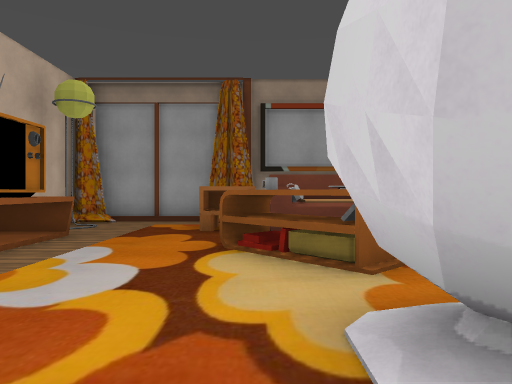
view 1 (above)

22 first-person views from a walk through a 3-D level made in the Godot game engine. The camera is 1.5 m above the floor, looks level and sees 70° across. The floor is counted in squares, 2 m on a side. Each view is taken from the middle of a square. On the plan, view 1 faces up. The plan holds only what a view shows up to about 11 squares ahead; the rest is blank. Some surface patterns are stand-ins.

view 2
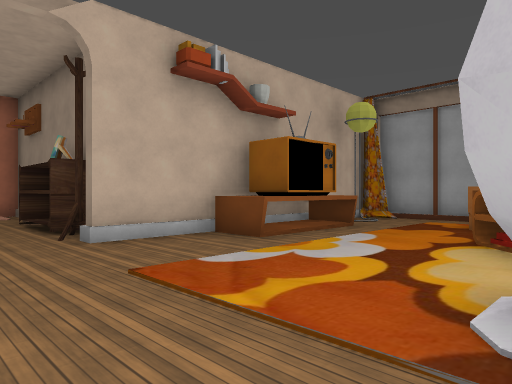

view 3
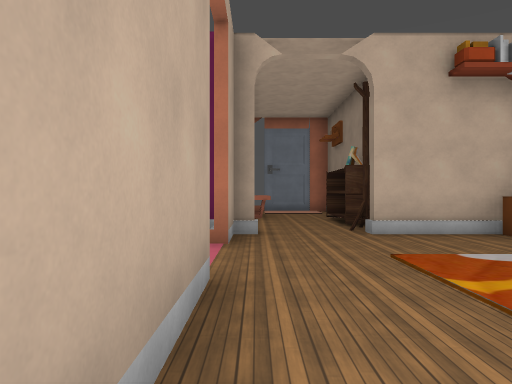

view 4
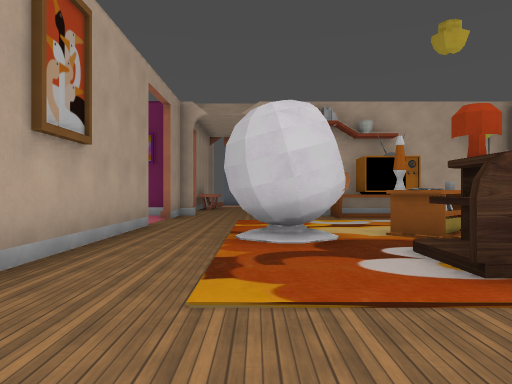

view 5
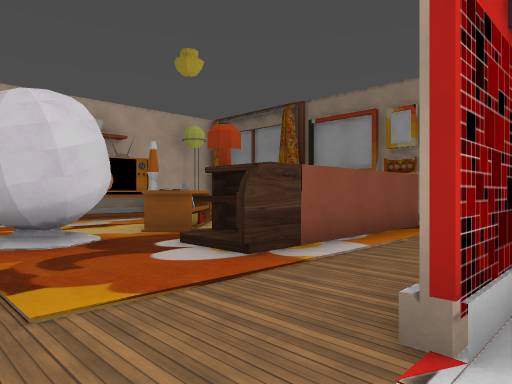

view 6
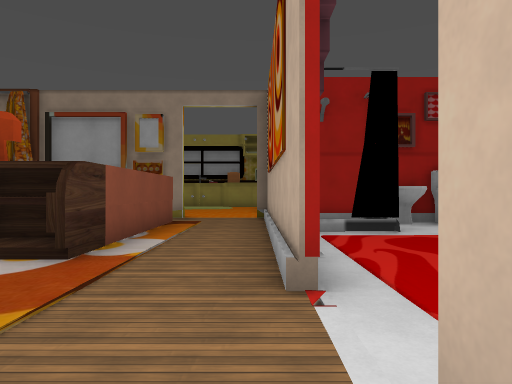

view 7
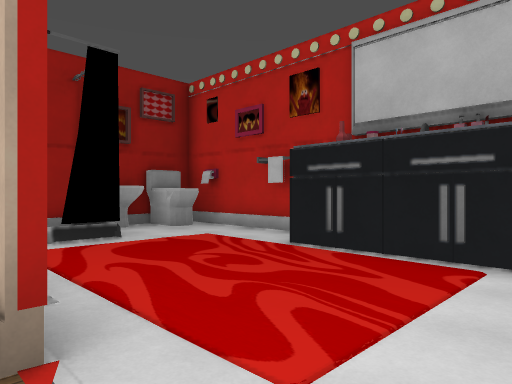

view 8
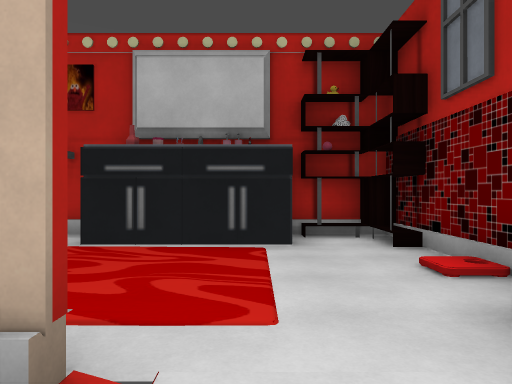

view 9
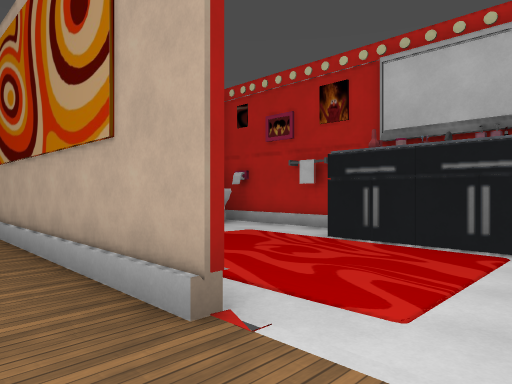

view 10
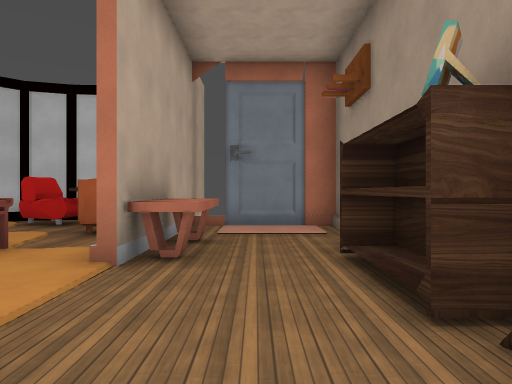

view 11
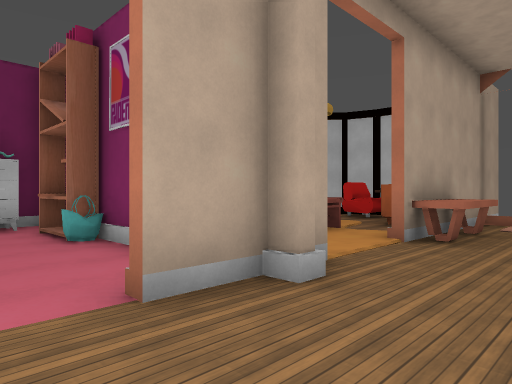

view 12
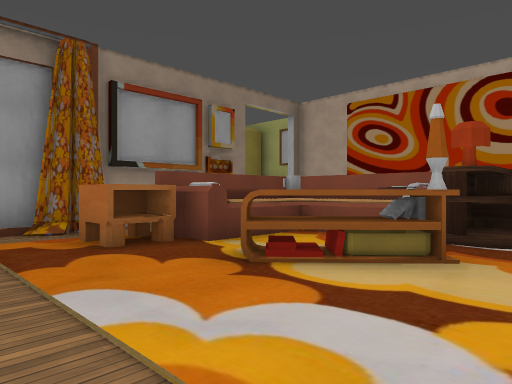

view 13
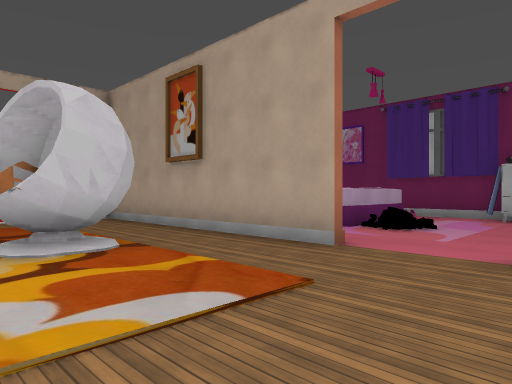

view 14
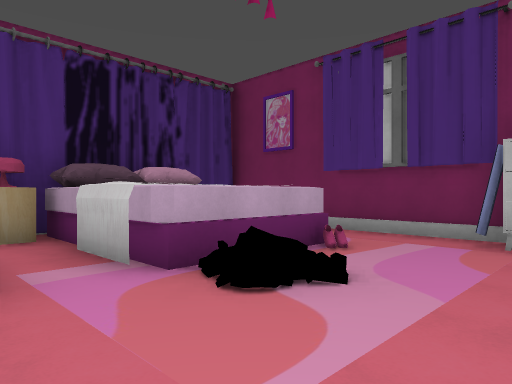

view 15
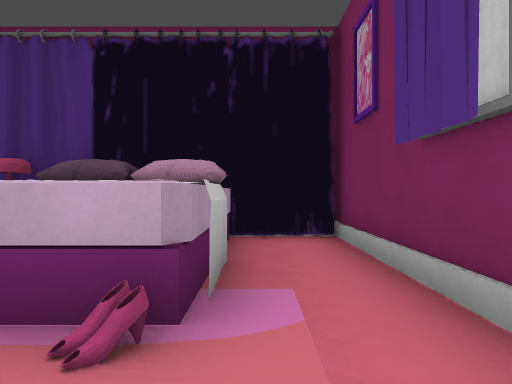

view 16
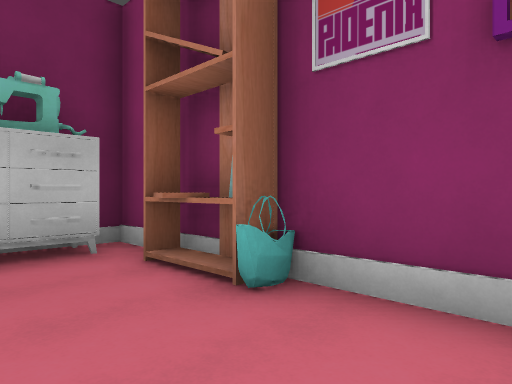

view 17
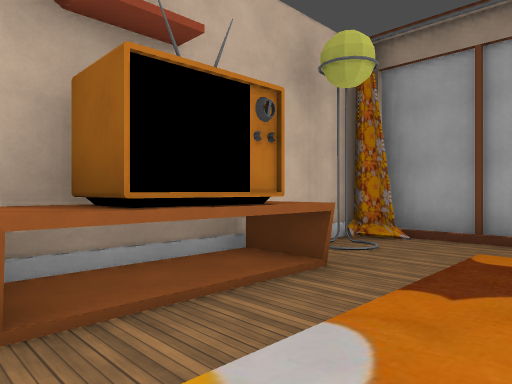

view 18
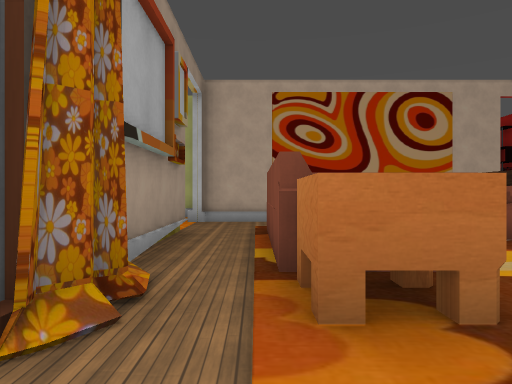

view 19
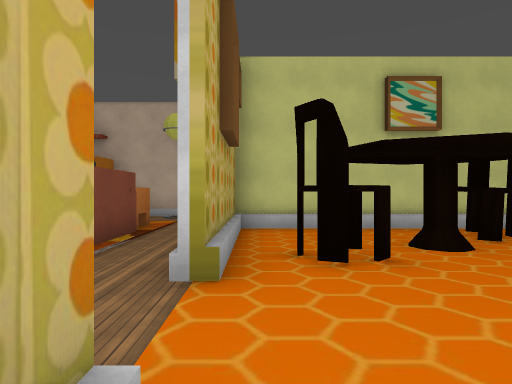

view 20
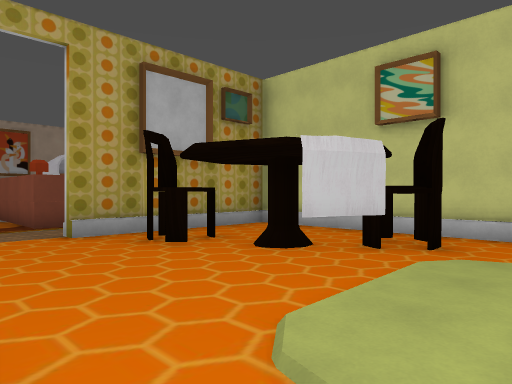

view 21
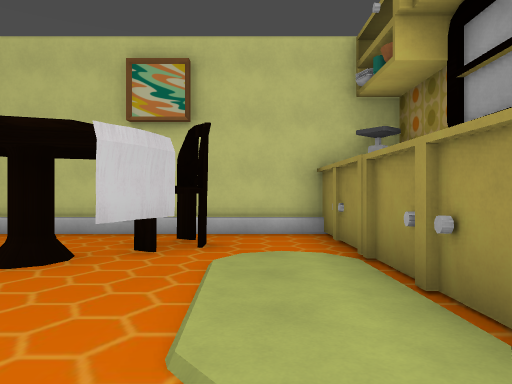

view 22
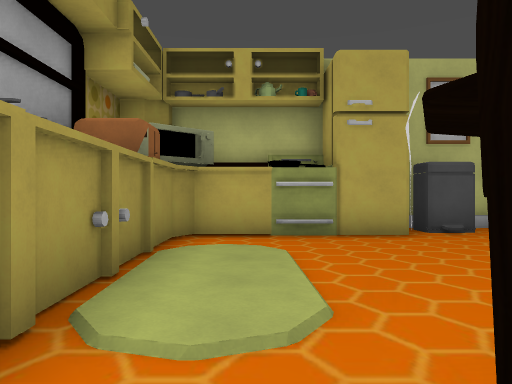

### Floor plan
Key: @ floor where view 1 was taken; # wall or solid block; . main floor; : floor 0.25 m higher than the main floor; = window, fence, low wall or low ledge; ^ raised ledge; C chair.
Columns run from 12 left of view 1 to 12 right of it. Each row starts with its distance up from view 1.
 17            #########
 16            #...::..#
 15            #..:::..#
 14            #.C##...#
 13            #.......##
 12            #........#
 11            #. #C...##
 10         ####........#
  9        ##..#####...##
  8        ##..........######
  7        #...######..###.##
  6        ###.....##.###...#
  5         ##..=..##.#.....#
  4        ###..##.##.#.....#
  3        #.......##.#....##
  2 #   ####.....##...#....#
  1 #...####.....##........#
  0 #...........@..........#
 -1 ##^^^ ##...........#..##
 -2   ###  ##..############
 -3        #........#
 -4        #... #####
 -5        ##.. ##
 -6        ##...#####
 -7        #........##
 -8        #.##......#
 -9        ###########

Where each view was taken, in squares from view 1:
view 1: 0 up, 0 right, facing up
view 2: 1 down, 1 right, facing up-left
view 3: 1 down, 2 right, facing left
view 4: 1 up, 7 right, facing left
view 5: 0 up, 7 right, facing up-left
view 6: 1 down, 6 right, facing up
view 7: 0 up, 6 right, facing up-right
view 8: 1 up, 5 right, facing right
view 9: 0 up, 5 right, facing up-right
view 10: 0 up, 4 left, facing left
view 11: 1 up, 2 left, facing down-left
view 12: 2 up, 3 left, facing up-right
view 13: 3 up, 4 left, facing down-right
view 14: 2 down, 3 left, facing down-right
view 15: 7 down, 2 left, facing right
view 16: 3 down, 2 left, facing down-left
view 17: 3 up, 1 left, facing up-left
view 18: 8 up, 3 left, facing right
view 19: 10 up, 7 right, facing left
view 20: 16 up, 6 right, facing down-left
view 21: 15 up, 6 right, facing left
view 22: 15 up, 0 right, facing right
